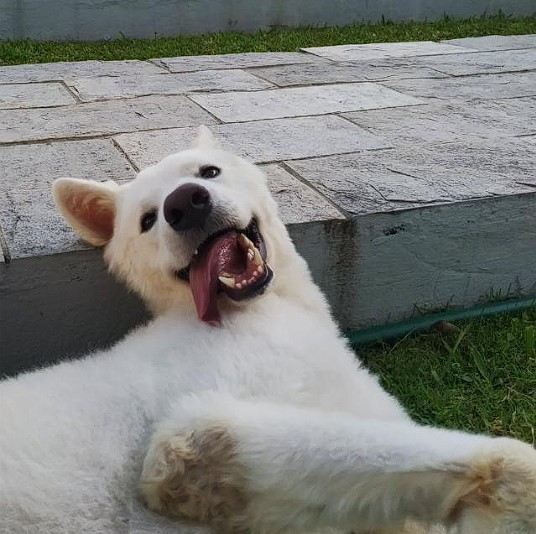
#> input picture entrada.jpg, 536 x 534 px
$ python Ex2_3OpenCV.py
#> lines starting #> are read from the running program, lines starting #| are printed output that depends on the picture
#importação de bibliotecas
import cv2

# leitura da imagem
imagem = cv2.imread('entrada.jpg')
#> imagem is the input picture: shape (534, 536, 3); mean B, G, R 121.9, 126.2, 124.8

#laço que percorre a imagem e coloca os pixels como componentes de cor entre valores de 0 a 255
for y in range(0, imagem.shape[0]):
    for x in range(0, imagem.shape[1]):
        imagem[y,x] = (x%256, y%256, x%256)
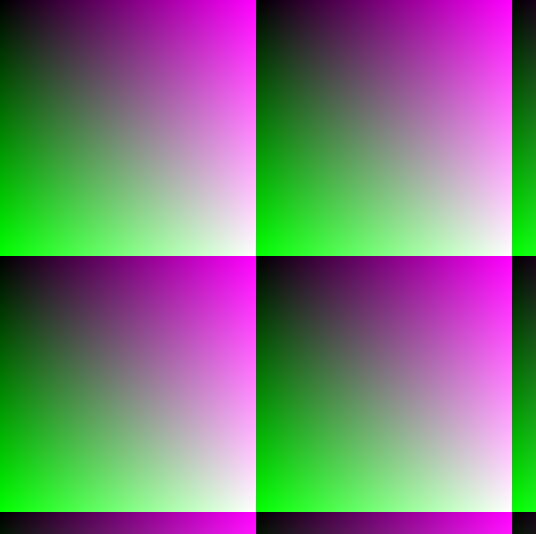
#> imagem: shape (534, 536, 3); mean B, G, R 122.3, 122.7, 122.3

#mostra a imagem modificada
cv2.imshow("Imagem modificada", imagem)
cv2.waitKey(0) # espera pressionar qualquer tecla
